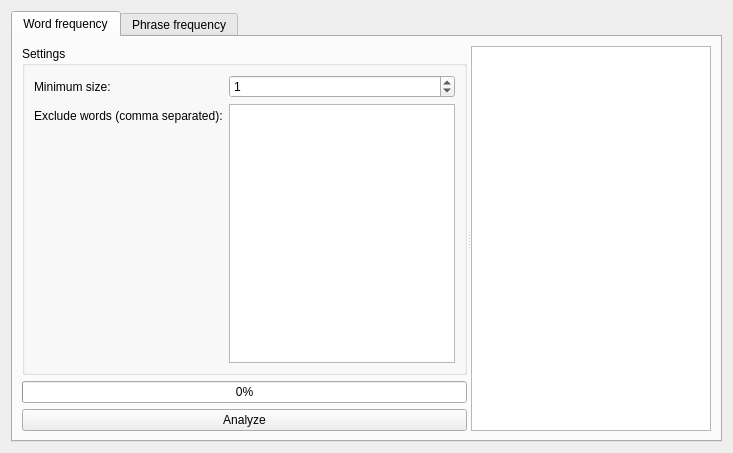
<?xml version="1.0" encoding="UTF-8"?>
<ui version="4.0">
 <class>FrequencyAnalyzer</class>
 <widget class="QWidget" name="FrequencyAnalyzer">
  <property name="geometry">
   <rect>
    <x>0</x>
    <y>0</y>
    <width>733</width>
    <height>453</height>
   </rect>
  </property>
  <property name="windowTitle">
   <string>Frequency Analyzer</string>
  </property>
  <layout class="QHBoxLayout" name="horizontalLayout">
   <item>
    <widget class="QTabWidget" name="tabWidget">
     <property name="currentIndex">
      <number>0</number>
     </property>
     <widget class="QWidget" name="tab">
      <attribute name="title">
       <string>Word frequency</string>
      </attribute>
      <layout class="QVBoxLayout" name="verticalLayout_2">
       <item>
        <widget class="QSplitter" name="splitter">
         <property name="orientation">
          <enum>Qt::Horizontal</enum>
         </property>
         <widget class="QWidget" name="layoutWidget">
          <layout class="QVBoxLayout" name="verticalLayout">
           <item>
            <widget class="QGroupBox" name="groupBox">
             <property name="title">
              <string>Settings</string>
             </property>
             <layout class="QFormLayout" name="formLayout">
              <property name="fieldGrowthPolicy">
               <enum>QFormLayout::AllNonFixedFieldsGrow</enum>
              </property>
              <property name="rowWrapPolicy">
               <enum>QFormLayout::WrapLongRows</enum>
              </property>
              <item row="0" column="0">
               <widget class="QLabel" name="label">
                <property name="text">
                 <string>Minimum size:</string>
                </property>
               </widget>
              </item>
              <item row="0" column="1">
               <widget class="QSpinBox" name="spnWordMin">
                <property name="value">
                 <number>1</number>
                </property>
               </widget>
              </item>
              <item row="1" column="0">
               <widget class="QLabel" name="label_2">
                <property name="text">
                 <string>Exclude words (comma separated):</string>
                </property>
               </widget>
              </item>
              <item row="1" column="1">
               <widget class="QPlainTextEdit" name="txtWordExclude">
                <property name="plainText">
                 <string/>
                </property>
               </widget>
              </item>
             </layout>
            </widget>
           </item>
           <item>
            <widget class="QProgressBar" name="progressBarWord">
             <property name="value">
              <number>0</number>
             </property>
            </widget>
           </item>
           <item>
            <widget class="QPushButton" name="btnAnalyzeWord">
             <property name="text">
              <string>Analyze</string>
             </property>
            </widget>
           </item>
          </layout>
         </widget>
         <widget class="QTableView" name="tblWord">
          <property name="editTriggers">
           <set>QAbstractItemView::NoEditTriggers</set>
          </property>
          <property name="sortingEnabled">
           <bool>true</bool>
          </property>
         </widget>
        </widget>
       </item>
      </layout>
     </widget>
     <widget class="QWidget" name="tab_2">
      <attribute name="title">
       <string>Phrase frequency</string>
      </attribute>
      <layout class="QVBoxLayout" name="verticalLayout_3">
       <item>
        <layout class="QHBoxLayout" name="horizontalLayout_2">
         <item>
          <widget class="QLabel" name="label_3">
           <property name="text">
            <string>Number of words: from</string>
           </property>
          </widget>
         </item>
         <item>
          <widget class="QSpinBox" name="spnPhraseMin">
           <property name="value">
            <number>2</number>
           </property>
          </widget>
         </item>
         <item>
          <widget class="QLabel" name="label_4">
           <property name="text">
            <string>to</string>
           </property>
          </widget>
         </item>
         <item>
          <widget class="QSpinBox" name="spnPhraseMax">
           <property name="value">
            <number>5</number>
           </property>
          </widget>
         </item>
         <item>
          <spacer name="horizontalSpacer">
           <property name="orientation">
            <enum>Qt::Horizontal</enum>
           </property>
           <property name="sizeHint" stdset="0">
            <size>
             <width>40</width>
             <height>20</height>
            </size>
           </property>
          </spacer>
         </item>
         <item>
          <widget class="QPushButton" name="btnAnalyzePhrase">
           <property name="text">
            <string>Analyze</string>
           </property>
          </widget>
         </item>
        </layout>
       </item>
       <item>
        <widget class="QTableView" name="tblPhrase">
         <property name="sortingEnabled">
          <bool>true</bool>
         </property>
        </widget>
       </item>
      </layout>
     </widget>
    </widget>
   </item>
  </layout>
 </widget>
 <resources/>
 <connections/>
</ui>
